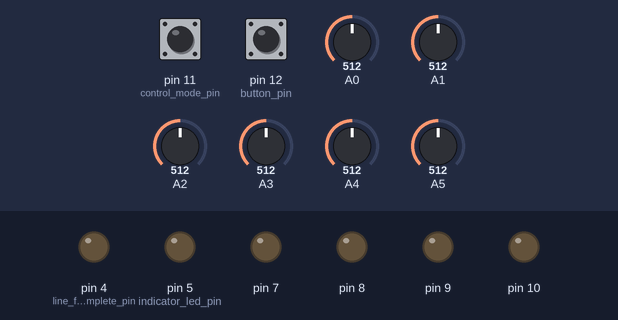
This sketch was run on a simulated Arduino Mega 2560, built with avr-gcc and run on an emulated ATmega2560. Shown: output pins drawn as LEDs (lit = HIGH). Inputs (shaded band) come from the test bench; at power-on: pin 11 (control_mode_pin) LOW, pin 12 (button_pin) HIGH, A0 = 512, A1 = 512, A2 = 512, A3 = 512, A4 = 512, A5 = 512. What the sketch prints to the serial monitor is not drawn.

Above: at 11.6 s.
11.7 s: pin 11 (control_mode_pin) pulled HIGH for 0.15 s
At 11.82 s:
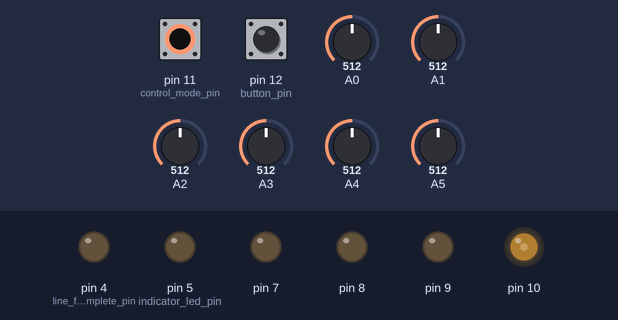
13.4 s: pin 11 (control_mode_pin) pulled HIGH for 1 s
At 15.2 s:
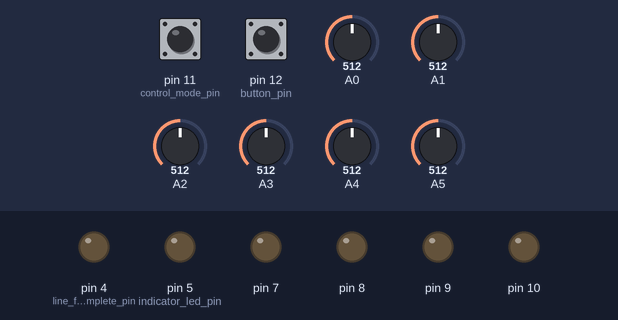
Timing chart, 0 to 16.7 s (numbered marks = the images above; inputs shaded):
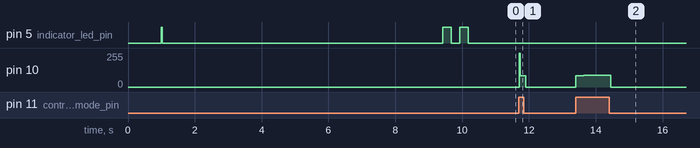

The sketch:

master_final.ino
```cpp
//includes
#include <EncoderMotor.h>
#include <PID_v1.h>
#include <QTRSensors.h>
#include <Wire.h>

//--------------------------------------COMMON TUNING PARAMETERS-------------------------------------

//motor PID speed setting contants
const int motor_base_speed = 60;    //default target drive motor speed for line following [pwm value]
const int motor_min_speed = 40;

//motor non-PID speed setting constants
const int lf_rotate_speed = 40;     //outer wheel speed when rotating
const int lf_inner_speed_one = 30;  //inner wheel speed when one sensor is on line
const int lf_outer_speed_one = 50;  //outer wheel speed when one sensor is on line
const int lf_inner_speed_two = 30;  //inner wheel speed when two sensors are on line
const int lf_outer_speed_two = 75;  //outer wheel speed when two sensors are on line

//sensor value settings
const int inner_sensor_value = 10;
const int outer_sensor_value = 20;

//PID setting constants
//line following PID constants
//BTD:  MBS  = 70, kP = 0.010, kI = 0.000, kD = 0.200, PST = 50
const double line_follow_pidKP = 0.010; //proportional value; default 2; wiki: 0.5
const double line_follow_pidKI = 0.002; //integral value; default 5
const double line_follow_pidKD = 0.200; //derivative value; default 1
const int line_follow_pidSampleTime = 33; //ms

//left drive motor PID constants
const double motor_left_pidKP = 0.025; //proportional value; default 2; wiki: 0.5
const double motor_left_pidKI = 0.000; //integral value; default 5
const double motor_left_pidKD = 0.000; //derivative value; default 1
const int motor_left_pidSampleTime = 100; //ms

//right drive motor PID constants
const double motor_right_pidKP = 0.025; //proportional value; default 2; wiki: 0.5
const double motor_right_pidKI = 0.000; //integral value; default 5
const double motor_right_pidKD = 0.025; //derivative value; default 1
const int motor_right_pidSampleTime = 100; //ms

//------------------------------------END COMMON TUNING PARAMETERS-----------------------------------

//define encoder pin constants
const int encoder_left_chanA = 255; //2
const int encoder_left_chanB = 255;
const int encoder_right_chanA = 255; //3
const int encoder_right_chanB = 255;

const int motor_left_dir = 7;
const int motor_left_pwm = 9;
const int motor_left_sleep = 255;
const int motor_right_dir = 8;
const int motor_right_pwm = 10;
const int motor_right_sleep = 255;

//other pin definitions
const int button_pin = 12;                    //input pin for calibration/line following start button
const int control_mode_pin = 11;              //input pin indicating control mode: HIGH = autonomous, LOW = manual
const int indicator_led_pin = 5;
const int line_following_complete_pin = 4;
const int mode_led_pin = 35;

//motor parameter constants
const float encoder_counts_per_rev = 48.0;    //motor encoder event counts per revolution
const float motor_gear_ratio = 34.041;        //drive motor gear ratios
const int motor_max_RPM = 290;                //drive motor maximum mechanical RPM [rpm]

//motor objects and variables
//EncoderMotor(int dir, int pwm, int sleep, float gearRatio, int maxRPM, int channelA, int channelB, float countableEventsPerRev);
EncoderMotor motor_left(motor_left_dir, motor_left_pwm, motor_left_sleep, motor_gear_ratio, motor_max_RPM, encoder_left_chanA, encoder_left_chanB, encoder_counts_per_rev);
EncoderMotor motor_right(motor_right_dir, motor_right_pwm, motor_right_sleep, motor_gear_ratio, motor_max_RPM, encoder_right_chanA, encoder_right_chanB, encoder_counts_per_rev);

//QTR line sensor pins and constants
const int qtrCalibrationTime = 300;
const unsigned char qtrNumSamplesPerSensor = 4;
const unsigned char qtrNumSensors = 6;

//QTR line sensor object and variables
const int qtrCenterPosition = 2500; //((qtrNumSensors - 1) * 1000) / 2;
unsigned int qtrSensorValues[qtrNumSensors] = {0};
QTRDimmableAnalog qtrSensors((unsigned char[]) {0, 1, 2, 3, 4, 5}, qtrNumSensors, qtrNumSamplesPerSensor, QTR_NO_EMITTER_PIN);

//other constants
const int control_check_iterations = 5;
const int manual_output_iterations = 5;

//PID variables
double input_line_follow, output_line_follow, setPoint_line_follow = 0;
double input_motor_left, output_motor_left, setPoint_motor_left = 0;
double input_motor_right, output_motor_right, setPoint_motor_right = 0;

//PID objects
PID PID_line_follow(&input_line_follow, &output_line_follow, &setPoint_line_follow, line_follow_pidKP, line_follow_pidKI, line_follow_pidKD, DIRECT);
PID PID_motor_left(&input_motor_left, &output_motor_left, &setPoint_motor_left, motor_left_pidKP, motor_left_pidKI, motor_left_pidKD, DIRECT);
PID PID_motor_right(&input_motor_right, &output_motor_right, &setPoint_motor_right, motor_right_pidKP, motor_right_pidKI, motor_right_pidKD, DIRECT);

//motor direction variables
volatile bool motor_left_direction = 0;
volatile bool motor_right_direction = 0;

//other variables
bool autonomous_control = false;
bool line_following_complete = false;
int display_counter = 0;
int loop_counter = 0;


void setup()
{

  //delay for i2c bus to start, initialize serial communication and notify
  Serial.begin(9600);
  Serial.println("initializing i2c bus");
  delay(1000);


  //initialize i2c communication with slave address 0x04
  Wire.begin(4);
  Wire.onReceive(receiveData);
  Serial.println("i2c bus initialized");

  //set pin modes
  pinMode(button_pin, INPUT);
  pinMode(indicator_led_pin, OUTPUT);
  pinMode(line_following_complete_pin, OUTPUT);
  pinMode(control_mode_pin, INPUT);

  //initialize PID controllers and set initial setpoints
  //PID modes
  PID_line_follow.SetMode(AUTOMATIC);
  PID_motor_left.SetMode(AUTOMATIC);
  PID_motor_right.SetMode(AUTOMATIC);

  //PID output limits
  PID_line_follow.SetOutputLimits(-255, 255);
  PID_motor_left.SetOutputLimits(-255, 255);
  PID_motor_right.SetOutputLimits(-255, 255);

  //PID sample times
  PID_line_follow.SetSampleTime(line_follow_pidSampleTime);
  PID_motor_left.SetSampleTime(motor_left_pidSampleTime);
  PID_motor_right.SetSampleTime(motor_right_pidSampleTime);

  //attach interrupts
  attachInterrupt(digitalPinToInterrupt(encoder_left_chanA), encoder_left_event, RISING);
  attachInterrupt(digitalPinToInterrupt(encoder_right_chanA), encoder_right_event, RISING);


  //----------------------------------------------------------------------------
  //                      START OF CALIBRATION ROUTINE
  //----------------------------------------------------------------------------

  Serial.println("press button to begin calibration");

  //turn on LED to indicate waiting for button press
  digitalWrite(indicator_led_pin, HIGH);

  //wait for user button input before proceeding with calibration
  while (!digitalRead(button_pin)) {}
  Serial.print("calibrating reflectance sensors");

  //turn off LED to indicate calibrating
  digitalWrite(indicator_led_pin, LOW);

  for (int i = 0; i < qtrCalibrationTime; i++) {
    //-->incrementally rotate robot by some amount
    qtrSensors.calibrate();
    Serial.print(".");
  }

  //-->return robot to 'forward' facing position

  //notify of calibration completion and line following start
  Serial.println("\ncalibration complete\npress button to begin line following");

  //flash LED to indicate calibration complete
  for (int i = 0; i < 2; i++) {
    digitalWrite(indicator_led_pin, HIGH);
    delay(250);
    digitalWrite(indicator_led_pin, LOW);
    delay(250);
  }

  //----------------------------------------------------------------------------
  //                      END OF CALIBRATION ROUTINE
  //----------------------------------------------------------------------------

  //turn on line following complete LED to indicate ready to start line following
  digitalWrite(indicator_led_pin, HIGH);

  //wait for user button input before proceeding with line following
  while (!digitalRead(button_pin)) {}
  Serial.println("starting main control program\n");

  //turn off line following complete LED at start of line follow
  digitalWrite(indicator_led_pin, LOW);

  //check initial state of control mode pin
  autonomous_control = digitalRead(control_mode_pin);
  //autonomous_control = true;

}

void loop()
{

  //----------------------------------------------------------------------------
  //                      START OF CONTROL ROUTINE
  //----------------------------------------------------------------------------

  //check current control mode (modePin HIGH indicates autonomous control, LOW indicates manual control)
  //control mode pin is only checked once every control_check_iterations loop iterations to improve PID performance since digital reading is very slow
  if (loop_counter == (control_check_iterations - 1)) {
    autonomous_control = digitalRead(control_mode_pin);
    digitalWrite(mode_led_pin, autonomous_control);
    loop_counter = 0;
  }
  else
    loop_counter++;


  //autonomous mode control loop
  if (autonomous_control) {

    //if robot is not at end of line then continue to follow line until it is
    if (!line_following_complete) {

      //execute line following function to check if complete
      line_following_complete = lineFollowPID();

      //if line following is complete then notify RPi and user if true
      if (line_following_complete) {

        //output status change to serial monitor
        Serial.println("line following complete");

        //output HIGH to line following complete indicator pin
        digitalWrite(line_following_complete_pin, HIGH);

        //wait indefinitely until mode change
        while (digitalRead(control_mode_pin)) {
          delay(100);
        }

        //when mode changes reset line following complete back to false
        line_following_complete = false;

        //set line following complete pin LOW to indicate status to Raspberry Pi
        digitalWrite(line_following_complete_pin, LOW);

      }

    }

  }
  //manual mode control loop
  //only executed once every manual_output_iterations loop iterations to improve stability
  else if (loop_counter == (manual_output_iterations - 1)) {

    map(setPoint_motor_right, 0, 255, 0, 200);

    //output received PWM values to drive motors
    //left drive motor
    if (motor_left_direction == 0)
      motor_left.forward(setPoint_motor_left);
    else
      motor_left.reverse(setPoint_motor_left);

    //right drive motor
    if (motor_right_direction == 0)
      motor_right.forward(setPoint_motor_right);
    else
      motor_right.reverse(setPoint_motor_right);

  }

  //----------------------------------------------------------------------------
  //                       END OF CONTROL ROUTINE
  //----------------------------------------------------------------------------

}

bool lineFollow() {

  //check for end of line
    if ((qtrSensorValues[0] > 500) && (qtrSensorValues[1] > 500) && (qtrSensorValues[2] > 500) && (qtrSensorValues[3] > 500)) {

    //stop drive motors
    motor_left.stop();
    motor_right.stop();

    //return true to indicate line following is complete
    return true;

  }

  //only left-most sensor is on line
  if ((qtrSensorValues[0] > 500) && (qtrSensorValues[1] > 500) && (qtrSensorValues[2] > 500) && (qtrSensorValues[3] > 500)) {

    //rotate left
    motor_left.stop();
    motor_right.forward(lf_rotate_speed);

  }

  //two left sensors are on line
  if ((qtrSensorValues[0] > 500) && (qtrSensorValues[1] > 500) && (qtrSensorValues[2] > 500) && (qtrSensorValues[3] > 500)) {

    //hard turn left
    motor_left.forward(lf_inner_speed_two);
    motor_right.forward(lf_outer_speed_two);

  }

  //only inner-left sensor is on line
  if ((qtrSensorValues[0] > 500) && (qtrSensorValues[1] > 500) && (qtrSensorValues[2] > 500) && (qtrSensorValues[3] > 500)) {

    //soft turn left
    motor_left.forward(lf_inner_speed_one);
    motor_right.forward(lf_outer_speed_one);

  }

  //only inner-right sensor is on line
  if ((qtrSensorValues[0] > 500) && (qtrSensorValues[1] > 500) && (qtrSensorValues[2] > 500) && (qtrSensorValues[3] > 500)) {

    //soft turn right
    motor_left.forward(lf_outer_speed_one);
    motor_right.forward(lf_inner_speed_one);

  }

  //two right sensors are on line
  if ((qtrSensorValues[0] > 500) && (qtrSensorValues[1] > 500) && (qtrSensorValues[2] > 500) && (qtrSensorValues[3] > 500)) {

    //hard turn right
    motor_left.forward(lf_outer_speed_two);
    motor_right.forward(lf_inner_speed_two);

  }

  //only right-most sensor is on line
  if ((qtrSensorValues[0] > 500) && (qtrSensorValues[1] > 500) && (qtrSensorValues[2] > 500) && (qtrSensorValues[3] > 500)) {

    //rotate right
    motor_left.forward(lf_rotate_speed);
    motor_right.stop();

  }

  //return false to indicate not finished
  return false;

}

bool lineFollowPID() {

  //get current position of line relative to robot
  input_line_follow = qtrSensors.readLine(qtrSensorValues, QTR_EMITTERS_ON) - qtrCenterPosition;

  //qtrSensors.read(qtrSensorValues);
  //qtrSensors.readCalibrated(qtrSensorValues);

  /*Serial.print("qtr (L->R): ");
  Serial.print(qtrSensorValues[0]);
  Serial.print(" ");
  Serial.print(qtrSensorValues[1]);
  Serial.print(" ");
  Serial.print(qtrSensorValues[2]);
  Serial.print(" ");
  Serial.print(qtrSensorValues[3]);
  Serial.print(" ");
  Serial.print(qtrSensorValues[4]);
  Serial.print(" ");
  Serial.println(qtrSensorValues[5]);*/

  //Serial.print("input: ");
  //Serial.println(input_line_follow);

  //if all sensors see black then finish line has been reached; return true
  if ((qtrSensorValues[0] >= 500) && (qtrSensorValues[1] >= 500) && (qtrSensorValues[2] >= 500) && (qtrSensorValues[3] >= 500) && (qtrSensorValues[4] >= 500) && (qtrSensorValues[5] >= 500)) {

    //stop drive motors
    motor_left.stop();
    motor_right.stop();

    //return true to indicate line following is complete
    return true;

  }

  //update PID controller
  bool newOutput = PID_line_follow.Compute();

  //motor output signals have changed; write to motors
  if (newOutput) {

    //Serial.print("error: ");
    //Serial.println(output_line_follow);

    //calculate new speeds from error: difference in PID output and center position
    int leftMotorSpeed = motor_base_speed - output_line_follow;
    int rightMotorSpeed = motor_base_speed + output_line_follow;

    if (leftMotorSpeed < motor_min_speed)
      leftMotorSpeed = 0;

    if (rightMotorSpeed < motor_min_speed)
      rightMotorSpeed = 0;

    //output new speed to motors with correct direction
    motor_left.forward(leftMotorSpeed);
    motor_right.forward(rightMotorSpeed);

  }

  //return false to indicate line following is not yet complete
  return false;

}

void encoder_left_event() {
  motor_left.addChannelACount();
}

void encoder_right_event() {
  motor_right.addChannelACount();
}

//receive and set requested motor RPM setpoints
void receiveData(int byteCount) {

  //check if data is available and message is of correct size
  if (Wire.available() && byteCount == 4) {

    //initialize variables
    int data;
    //int maxRPM;
    int setPoint;

    for (int i = 0; i < 4; i++) {

      //read data from i2c buffer
      data = Wire.read();

      //if current byte is a PWM value then verify value is within valid range
      if ((i == 1) || (i == 3)) {

        //verify value is within valid range
        if (data >= 0 && data <= motor_max_RPM)
          setPoint = data;
        else if (data < 0)
          setPoint = 0;
        else if (data > motor_max_RPM)
          setPoint = motor_max_RPM;

      }

      //set corresponding variable value to received data value
      if (i == 0)
        motor_left_direction = bool(data);
      else if (i == 1)
        setPoint_motor_left = double(setPoint);
      else if (i == 2)
        motor_right_direction = bool(data);
      else
        setPoint_motor_right = double(setPoint);

    }

  }
  //if byte count is wrong then read all available data off buffer to clear it of invalid data
  else {
    while (Wire.available())
      Wire.read();
  }

}
```

Measured:
- after the input at 11.7 s, pin 10: 0/255 → 85/255 at once, → 0/255 0.20 s later
- after the input at 13.4 s, pin 10: rises from 0/255 to 90/255 in 0.86 s, then falls to 0/255 in 0.19 s
